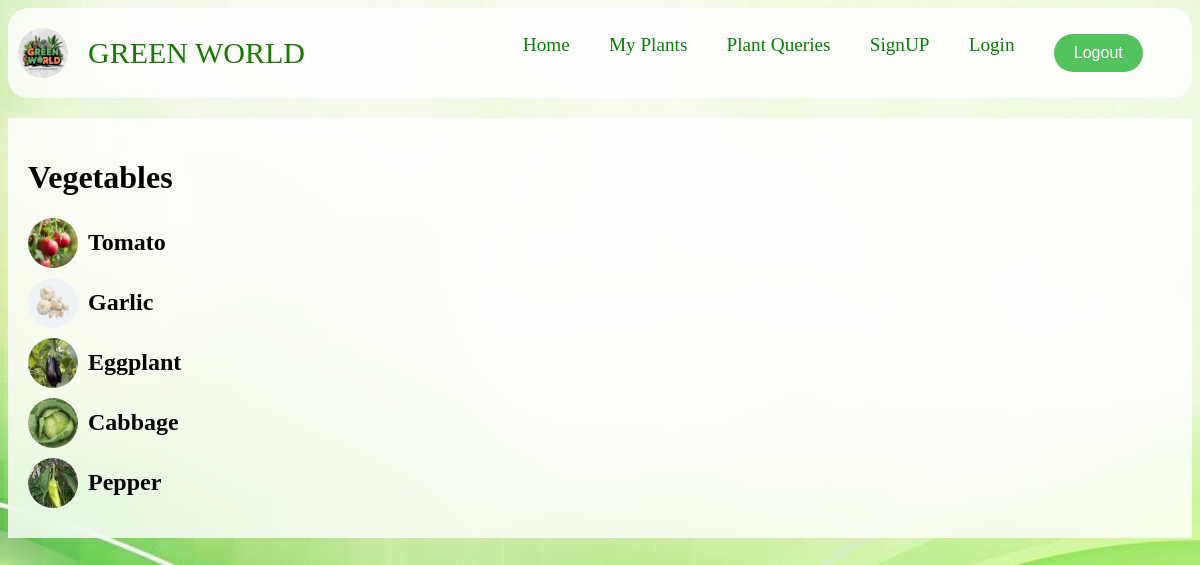
The page /plants/category/1/ on the database its author committed.
### plants/models.py (models this page shows, shortened)
class CategoryPlant(models.Model):
    x = [
        ('Vegetables','Vegetables'),
        ('Leaf Plants','Leaf Plants'),
        ('Flowers','Flowers'),
        ('Fruits','Fruits'),
        ('Succulents','Succulents'),
        ('Weeds','Weeds'),
        ('Trees','Trees'),
        ('Toxic Plants','Toxic Plants'),
    ]
    name = models.CharField(max_length=100, null=True, blank=True, choices=x)
    image = models.ImageField(upload_to='category_images/', null=True, blank=True)
    class Meta:
        verbose_name_plural = "Categories"

class Plants_Types(models.Model):
    name = models.CharField(max_length=100, verbose_name='common_name')
    scientific_name = models.CharField(max_length=150)
    image = models.ImageField(upload_to='images/')
    descriptions = models.TextField()
    plant_origin = models.TextField(null=True, blank=True)
    category = models.ForeignKey(CategoryPlant, on_delete=models.CASCADE, null=True, blank=True)
    class Meta:
        verbose_name = 'plant'

### plants/views.py (the view)
# urls.py: path('category/<int:category_id>/', views.plants_by_category, name='plants_by_category'),
def plants_by_category(request, category_id):
    category = get_object_or_404(CategoryPlant, pk=category_id)
    plants = Plants_Types.objects.filter(category=category)
    return render(request, 'plants/category_plants.html', {'category': category, 'plants': plants,})

### templates/plants/category_plants.html (shortened to what this page needs)
{% load static %}
<!DOCTYPE html>
<html lang="en">
<head>
    <link rel="stylesheet" href="{% static 'css/category_plants.css' %}">
</head>
<body>
    <header>
        <div class="logo">
            <div class="img_box">
                <img src="{% static 'images/imdg_3.jpg' %}" alt="Green World">
            </div>
            <a href="{% url 'index' %}"> Green World</a>
        </div>
        <ul>
            <li><a href="{% url 'index' %}">Home</a></li>
            <li><a href="{% url 'favorites' %}">My Plants</a></li>
            <li><a href="{% url 'process_question' %}">Plant Queries</a></li>
            <li><a href="{% url 'register' %}">SignUP</a></li>
            <li><a href="{% url 'login' %}">Login</a></li>
            <li>
                <form action="{% url 'logout' %}" method="post">
                    <button type="submit" class="logout-button">Logout</button>
                </form>
            </li>
        </ul>
    </header>
    <div class="container" id = "plant">
        <h1>{{ category.name }}</h1>
        {% for plant in plants %}
            <a href="{% url 'plant_detail' plant.id %}">
                <h2>
                    <img src="{{ plant.image.url }}" alt="{{ plant.name }}"
                    style="width: 50px; height: 50px;border-radius: 50%;object-fit: cover; ">
                    {{ plant.name }}
                </h2>
            </a>
        {% endfor %}
    </div>
</body>
</html>

### Greenly/static/css/category_plants.css (style rules this page uses)
body { background: url("/static/images/img_2.jpeg"); background-size: cover; background-repeat: no-repeat; background-attachment: fixed; }
header { display: flex; justify-content: space-between; border-radius: 20px; align-items: center; padding: 10px; background-color: rgba(255, 255, 255, 0.8); backdrop-filter: blur(10px); }
header .logo { display: flex; align-items: center; gap: 20px; }
header .logo .img_box { width: 50px; height: 50px; border-radius: 50%; overflow: hidden; }
header .logo .img_box img { width: 100%; }
header .logo a { font-size: 30px; color: rgb(24, 121, 5); text-decoration: none; text-transform: uppercase; }
header ul { list-style: none; display: flex; justify-content: space-evenly; width: 60%; }
header ul li a { font-size: larger; color: rgb(4, 128, 4); text-decoration: none; }
.logout-button { background-color: #53c25c; color: white; padding: 10px 20px; border: none; cursor: pointer; border-radius: 100px; text-decoration: none; font-size: 16px; }
header { display: flex; justify-content: space-between; align-items: center; padding: 10px; }
.container { margin: 20px auto; padding: 20px; height: 100%; max-width: 100%; background-color: rgba(255, 255, 255, 0.8); backdrop-filter: blur(10px); }
#plant a { display: block; margin-bottom: 10px; }
#plant h2 { font-size: 1.5em; margin: 0; display: flex; align-items: center; }
#plant img { margin-right: 10px; }
a { text-decoration: none; color: inherit; }

### rows shown on the page
CategoryPlant: name "Vegetables"
Plants_Types: image (picture), name "Tomato"
Plants_Types: image (picture), name "Garlic"
Plants_Types: image (picture), name "Eggplant"
Plants_Types: image (picture), name "Cabbage"
Plants_Types: image (picture), name "Pepper"
